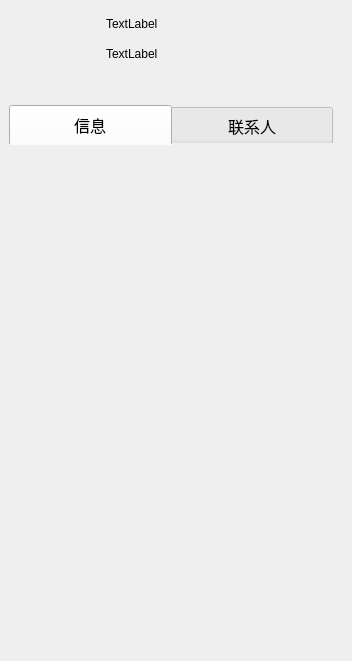
<?xml version="1.0" encoding="UTF-8"?>
<ui version="4.0">
 <class>QMUser</class>
 <widget class="QMainWindow" name="QMUser">
  <property name="geometry">
   <rect>
    <x>0</x>
    <y>0</y>
    <width>352</width>
    <height>661</height>
   </rect>
  </property>
  <property name="minimumSize">
   <size>
    <width>350</width>
    <height>0</height>
   </size>
  </property>
  <property name="windowTitle">
   <string/>
  </property>
  <property name="styleSheet">
   <string notr="true">QMainWindow{
border-image: url(:/icon/bj1.jpg);
}</string>
  </property>
  <widget class="QWidget" name="centralwidget">
   <layout class="QVBoxLayout" name="verticalLayout">
    <item>
     <layout class="QGridLayout" name="gridLayout">
      <property name="horizontalSpacing">
       <number>7</number>
      </property>
      <property name="verticalSpacing">
       <number>0</number>
      </property>
      <item row="0" column="0" rowspan="3">
       <widget class="QMLabel" name="photo">
        <property name="minimumSize">
         <size>
          <width>90</width>
          <height>90</height>
         </size>
        </property>
        <property name="maximumSize">
         <size>
          <width>90</width>
          <height>90</height>
         </size>
        </property>
        <property name="text">
         <string/>
        </property>
       </widget>
      </item>
      <item row="0" column="1">
       <widget class="QLabel" name="name">
        <property name="text">
         <string>TextLabel</string>
        </property>
       </widget>
      </item>
      <item row="1" column="1">
       <widget class="QLabel" name="motto">
        <property name="text">
         <string>TextLabel</string>
        </property>
       </widget>
      </item>
      <item row="2" column="1">
       <widget class="QLabel" name="label">
        <property name="text">
         <string/>
        </property>
       </widget>
      </item>
     </layout>
    </item>
    <item>
     <widget class="QTabWidget" name="tabWidget">
      <property name="font">
       <font>
        <pointsize>12</pointsize>
        <weight>50</weight>
        <bold>false</bold>
       </font>
      </property>
      <property name="styleSheet">
       <string notr="true">QTabWidget::pane{
 border:none;
background:transparent;
}

QTabBar::tab{
width:162;
 height:40;
}</string>
      </property>
      <property name="currentIndex">
       <number>0</number>
      </property>
      <widget class="QWidget" name="tab">
       <attribute name="title">
        <string>信息</string>
       </attribute>
       <layout class="QVBoxLayout" name="verticalLayout_2">
        <property name="spacing">
         <number>0</number>
        </property>
        <property name="leftMargin">
         <number>0</number>
        </property>
        <property name="topMargin">
         <number>5</number>
        </property>
        <property name="rightMargin">
         <number>0</number>
        </property>
        <property name="bottomMargin">
         <number>0</number>
        </property>
        <item>
         <widget class="QListWidget" name="listWidget">
          <property name="contextMenuPolicy">
           <enum>Qt::CustomContextMenu</enum>
          </property>
          <property name="styleSheet">
           <string notr="true">QListWidget{
border:none;
background:transparent;
}</string>
          </property>
          <property name="viewMode">
           <enum>QListView::ListMode</enum>
          </property>
         </widget>
        </item>
       </layout>
      </widget>
      <widget class="QWidget" name="tab_2">
       <attribute name="title">
        <string>联系人</string>
       </attribute>
       <layout class="QVBoxLayout" name="verticalLayout_3">
        <property name="spacing">
         <number>0</number>
        </property>
        <property name="leftMargin">
         <number>0</number>
        </property>
        <property name="topMargin">
         <number>5</number>
        </property>
        <property name="rightMargin">
         <number>0</number>
        </property>
        <property name="bottomMargin">
         <number>0</number>
        </property>
        <item>
         <widget class="QListWidget" name="listWidget_2">
          <property name="styleSheet">
           <string notr="true">border:none;
background:transparent;</string>
          </property>
         </widget>
        </item>
       </layout>
      </widget>
     </widget>
    </item>
    <item>
     <layout class="QHBoxLayout" name="horizontalLayout">
      <item>
       <widget class="QPushButton" name="pushButton_4">
        <property name="minimumSize">
         <size>
          <width>30</width>
          <height>30</height>
         </size>
        </property>
        <property name="maximumSize">
         <size>
          <width>30</width>
          <height>30</height>
         </size>
        </property>
        <property name="toolTip">
         <string>修改密码</string>
        </property>
        <property name="styleSheet">
         <string notr="true">border:none;</string>
        </property>
        <property name="text">
         <string/>
        </property>
        <property name="icon">
         <iconset resource="icon.qrc">
          <normaloff>:/icon/mm.png</normaloff>:/icon/mm.png</iconset>
        </property>
       </widget>
      </item>
      <item>
       <widget class="QPushButton" name="pushButton">
        <property name="minimumSize">
         <size>
          <width>30</width>
          <height>30</height>
         </size>
        </property>
        <property name="maximumSize">
         <size>
          <width>30</width>
          <height>30</height>
         </size>
        </property>
        <property name="toolTip">
         <string>信息</string>
        </property>
        <property name="styleSheet">
         <string notr="true">border:none;
</string>
        </property>
        <property name="text">
         <string/>
        </property>
        <property name="icon">
         <iconset resource="icon.qrc">
          <normaloff>:/icon/wxx.png</normaloff>:/icon/wxx.png</iconset>
        </property>
       </widget>
      </item>
      <item>
       <widget class="QPushButton" name="pushButton_2">
        <property name="minimumSize">
         <size>
          <width>30</width>
          <height>30</height>
         </size>
        </property>
        <property name="maximumSize">
         <size>
          <width>30</width>
          <height>30</height>
         </size>
        </property>
        <property name="toolTip">
         <string>添加新朋友</string>
        </property>
        <property name="styleSheet">
         <string notr="true">border:none;</string>
        </property>
        <property name="text">
         <string/>
        </property>
        <property name="icon">
         <iconset resource="icon.qrc">
          <normaloff>:/icon/hy.png</normaloff>:/icon/hy.png</iconset>
        </property>
       </widget>
      </item>
      <item>
       <widget class="QPushButton" name="pushButton_3">
        <property name="minimumSize">
         <size>
          <width>30</width>
          <height>30</height>
         </size>
        </property>
        <property name="maximumSize">
         <size>
          <width>30</width>
          <height>30</height>
         </size>
        </property>
        <property name="toolTip">
         <string>聊天室</string>
        </property>
        <property name="styleSheet">
         <string notr="true">border:none;</string>
        </property>
        <property name="text">
         <string/>
        </property>
        <property name="icon">
         <iconset resource="icon.qrc">
          <normaloff>:/icon/ql.png</normaloff>:/icon/ql.png</iconset>
        </property>
       </widget>
      </item>
      <item>
       <spacer name="horizontalSpacer">
        <property name="orientation">
         <enum>Qt::Horizontal</enum>
        </property>
        <property name="sizeHint" stdset="0">
         <size>
          <width>40</width>
          <height>20</height>
         </size>
        </property>
       </spacer>
      </item>
     </layout>
    </item>
   </layout>
  </widget>
  <widget class="QMenuBar" name="menubar">
   <property name="geometry">
    <rect>
     <x>0</x>
     <y>0</y>
     <width>352</width>
     <height>26</height>
    </rect>
   </property>
  </widget>
 </widget>
 <customwidgets>
  <customwidget>
   <class>QMLabel</class>
   <extends>QLabel</extends>
   <header location="global">qmlabel.h</header>
   <slots>
    <signal>clicket()</signal>
   </slots>
  </customwidget>
 </customwidgets>
 <resources>
  <include location="icon.qrc"/>
 </resources>
 <connections/>
</ui>
